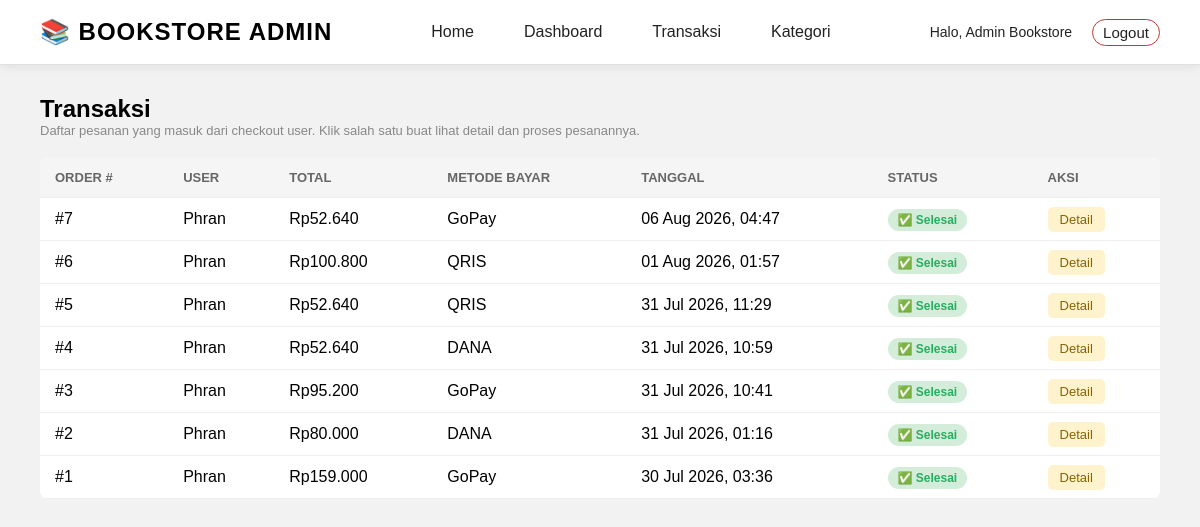
Screenshot of /admin/transaksi.php (signed in) with the database file from the repository.
### tables this page shows
CREATE TABLE `orders` (
  `id` int(11) NOT NULL AUTO_INCREMENT,
  `user_id` int(11) NOT NULL,
  `total_harga` decimal(12,2) NOT NULL,
  `metode_pembayaran` varchar(50) NOT NULL,
  `alamat_pengiriman` text DEFAULT NULL,
  `status` varchar(20) DEFAULT 'Berhasil',
  `created_at` timestamp NOT NULL DEFAULT current_timestamp(),
  PRIMARY KEY (`id`),
  KEY `user_id` (`user_id`),
  CONSTRAINT `orders_ibfk_1` FOREIGN KEY (`user_id`) REFERENCES `users` (`id`) ON DELETE CASCADE
);

CREATE TABLE `users` (
  `id` int(11) NOT NULL AUTO_INCREMENT,
  `nama` varchar(100) NOT NULL,
  `email` varchar(100) NOT NULL,
  `password` varchar(255) NOT NULL,
  `role` enum('admin','user') DEFAULT 'user',
  `created_at` timestamp NOT NULL DEFAULT current_timestamp(),
  PRIMARY KEY (`id`),
  UNIQUE KEY `email` (`email`)
);

### admin/transaksi.php (the view, shortened to what this page needs)
<?php
include '../config.php';
$result = mysqli_query($conn, "
    SELECT orders.*, users.nama AS nama_user
    FROM orders
    JOIN users ON orders.user_id = users.id
    ORDER BY
        CASE WHEN orders.status = 'Menunggu Diproses' THEN 0 ELSE 1 END,
        orders.created_at DESC
");
?>
<!DOCTYPE html>
<html lang="id">
<head>
    <link rel="stylesheet" href="../assets/css/style.css">
</head>
<body>
    <header class="navbar">
        <div class="logo">📚 BOOKSTORE ADMIN</div>
        <nav class="nav-links">
            <a href="index.php">Home</a>
            <a href="dashboard.php">Dashboard</a>
            <a href="transaksi.php">Transaksi</a>
            <a href="kategori.php">Kategori</a>
        </nav>
        <div class="nav-icons">
            <span class="user-info">Halo, <?php echo $_SESSION['nama']; ?></span>
            <a href="../logout.php" class="logout-link">Logout</a>
        </div>
    </header>
    <section class="admin-section">
        <h2>Transaksi</h2>
        <p style="color:#888; font-size:13px; margin-bottom:20px;">
            Daftar pesanan yang masuk dari checkout user. Klik salah satu buat lihat detail dan proses pesanannya.
        </p>
        <table class="admin-table">
            <thead>
                <tr>
                    <th>Order #</th>
                    <th>User</th>
                    <th>Total</th>
                    <th>Metode Bayar</th>
                    <th>Tanggal</th>
                    <th>Status</th>
                    <th>Aksi</th>
                </tr>
            </thead>
            <tbody>
                <?php
                if (mysqli_num_rows($result) == 0) {
                ?>
                    <tr><td colspan="7" style="text-align:center; color:#999;">Belum ada pesanan masuk.</td></tr>
                <?php
                } else {
                    while ($order = mysqli_fetch_assoc($result)) {
                ?>
                    <tr>
                        <td>#<?php echo $order['id']; ?></td>
                        <td><?php echo $order['nama_user']; ?></td>
                        <td>Rp<?php echo number_format($order['total_harga'], 0, ',', '.'); ?></td>
                        <td><?php echo $order['metode_pembayaran']; ?></td>
                        <td><?php echo date('d M Y, H:i', strtotime($order['created_at'])); ?></td>
                        <td>
                            <?php if ($order['status'] == 'Menunggu Diproses') { ?>
                                <span class="status-pending">⏳ Menunggu</span>
                            <?php } else { ?>
                                <span class="status-selesai">✅ Selesai</span>
                            <?php } ?>
                        </td>
                        <td>
                            <a href="transaksi_detail.php?id=<?php echo $order['id']; ?>" class="btn-edit">Detail</a>
                        </td>
                    </tr>
                <?php
                    }
                }
                ?>
            </tbody>
        </table>
    </section>
</body>
</html>

### assets/css/style.css (style rules this page uses)
* { margin: 0; padding: 0; box-sizing: border-box; font-family: Arial, sans-serif; }
body { background-color: #f2f2f2; }
.navbar { display:flex; justify-content:space-between; align-items:center; padding:18px 40px; background:white; border-bottom: 1px solid #e0e0e0; box-shadow:0 2px 10px rgba(0,0,0,.08); position:sticky; top:0; z-index:999; }
.logo { font-size:24px; font-weight:bold; letter-spacing:1px; }
.nav-links { display:flex; gap:50px; }
.nav-links a { text-decoration:none; color:#222; transition:.2s; }
.nav-icons { display:flex; gap:20px; align-items:center; }
.nav-icons a { text-decoration:none; color:#222; font-size: 15px; }
.user-info { display: flex; align-items: center; gap: 6px; font-size: 14px; color: #222; }
.logout-link { text-decoration: none; color: #c0392b; font-size: 13px; border: 1px solid #c0392b; padding: 4px 10px; border-radius: 15px; }
.admin-section { padding: 30px 40px; }
.admin-table { width: 100%; border-collapse: collapse; background: white; border-radius: 8px; overflow: hidden; }
.admin-table th, .admin-table td { padding: 12px 15px; text-align: left; border-bottom: 1px solid #eee; }
.admin-table th { background: #f5f5f5; font-size: 13px; text-transform: uppercase; color: #666; }
.btn-edit, .btn-delete { padding: 5px 12px; border-radius: 5px; text-decoration: none; font-size: 13px; }
.btn-edit { background: #fff3cd; color: #856404; }
.status-selesai { background: #d4edda; color: #27ae60; padding: 4px 10px; border-radius: 12px; font-size: 12px; font-weight: bold; }

### rows the page displays
orders: id "7", user.nama "Phran", total_harga "52.640", metode_pembayaran "GoPay", created_at "06 Aug 2026, 04:47", status "✅ Selesai"
orders: id "6", user.nama "Phran", total_harga "100.800", metode_pembayaran "QRIS", created_at "01 Aug 2026, 01:57", status "✅ Selesai"
orders: id "5", user.nama "Phran", total_harga "52.640", metode_pembayaran "QRIS", created_at "31 Jul 2026, 11:29", status "✅ Selesai"
orders: id "4", user.nama "Phran", total_harga "52.640", metode_pembayaran "DANA", created_at "31 Jul 2026, 10:59", status "✅ Selesai"
orders: id "3", user.nama "Phran", total_harga "95.200", metode_pembayaran "GoPay", created_at "31 Jul 2026, 10:41", status "✅ Selesai"
orders: id "2", user.nama "Phran", total_harga "80.000", metode_pembayaran "DANA", created_at "31 Jul 2026, 01:16", status "✅ Selesai"
orders: id "1", user.nama "Phran", total_harga "159.000", metode_pembayaran "GoPay", created_at "30 Jul 2026, 03:36", status "✅ Selesai"

### other values shown
$_SESSION['nama'] "Admin Bookstore"
